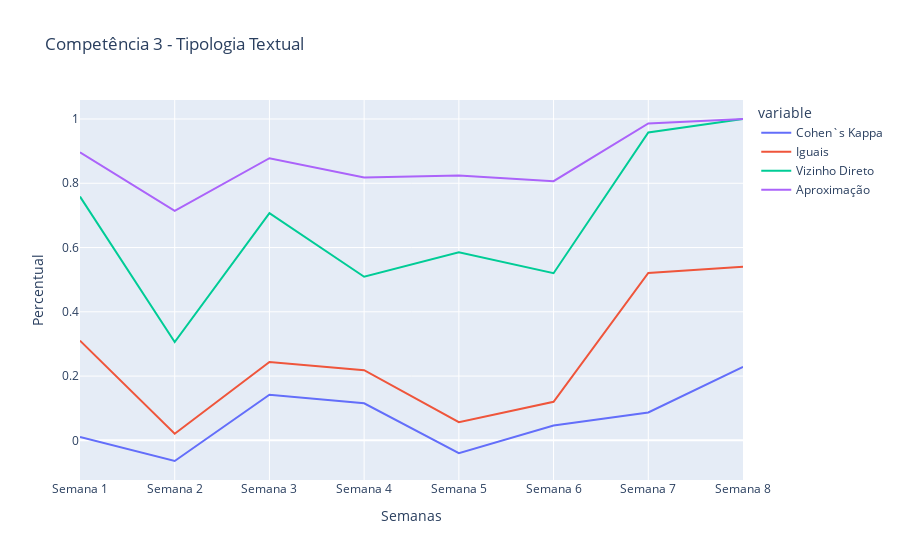

Notebook code cell kept with this figure:
### Code cell
plot('Competência 3', 'Tipologia Textual')

### Figure 1 — Plotly figure (JSON) as saved in the notebook; plotly's stock layout.template omitted (floating-point values rounded to 4 significant figures)
{"data": [{"hovertemplate": "variable=Cohen`s Kappa<br>index=%{x}<br>value=%{y}<extra></extra>", "legendgroup": "Cohen`s Kappa", "line": {"color": "#636efa", "dash": "solid"}, "marker": {"symbol": "circle"}, "mode": "lines", "name": "Cohen`s Kappa", "orientation": "v", "showlegend": true, "type": "scatter", "x": ["Semana 1", "Semana 2", "Semana 3", "Semana 4", "Semana 5", "Semana 6", "Semana 7", "Semana 8"], "xaxis": "x", "y": [0.01024, -0.06425, 0.1418, 0.1152, -0.03962, 0.04638, 0.08685, 0.2287], "yaxis": "y"}, {"hovertemplate": "variable=Iguais<br>index=%{x}<br>value=%{y}<extra></extra>", "legendgroup": "Iguais", "line": {"color": "#EF553B", "dash": "solid"}, "marker": {"symbol": "circle"}, "mode": "lines", "name": "Iguais", "orientation": "v", "showlegend": true, "type": "scatter", "x": ["Semana 1", "Semana 2", "Semana 3", "Semana 4", "Semana 5", "Semana 6", "Semana 7", "Semana 8"], "xaxis": "x", "y": [0.3103, 0.02041, 0.2439, 0.2182, 0.0566, 0.12, 0.5208, 0.54], "yaxis": "y"}, {"hovertemplate": "variable=Vizinho Direto<br>index=%{x}<br>value=%{y}<extra></extra>", "legendgroup": "Vizinho Direto", "line": {"color": "#00cc96", "dash": "solid"}, "marker": {"symbol": "circle"}, "mode": "lines", "name": "Vizinho Direto", "orientation": "v", "showlegend": true, "type": "scatter", "x": ["Semana 1", "Semana 2", "Semana 3", "Semana 4", "Semana 5", "Semana 6", "Semana 7", "Semana 8"], "xaxis": "x", "y": [0.7586, 0.3061, 0.7073, 0.5091, 0.5849, 0.52, 0.9583, 1], "yaxis": "y"}, {"hovertemplate": "variable=Aproximação<br>index=%{x}<br>value=%{y}<extra></extra>", "legendgroup": "Aproximação", "line": {"color": "#ab63fa", "dash": "solid"}, "marker": {"symbol": "circle"}, "mode": "lines", "name": "Aproximação", "orientation": "v", "showlegend": true, "type": "scatter", "x": ["Semana 1", "Semana 2", "Semana 3", "Semana 4", "Semana 5", "Semana 6", "Semana 7", "Semana 8"], "xaxis": "x", "y": [0.8966, 0.7143, 0.878, 0.8182, 0.8239, 0.8067, 0.9861, 1], "yaxis": "y"}], "layout": {"legend": {"title": {"text": "variable"}, "tracegroupgap": 0}, "title": {"text": "Competência 3 - Tipologia Textual"}, "xaxis": {"anchor": "y", "domain": [0, 1], "title": {"text": "Semanas"}}, "yaxis": {"anchor": "x", "domain": [0, 1], "title": {"text": "Percentual"}}}}
